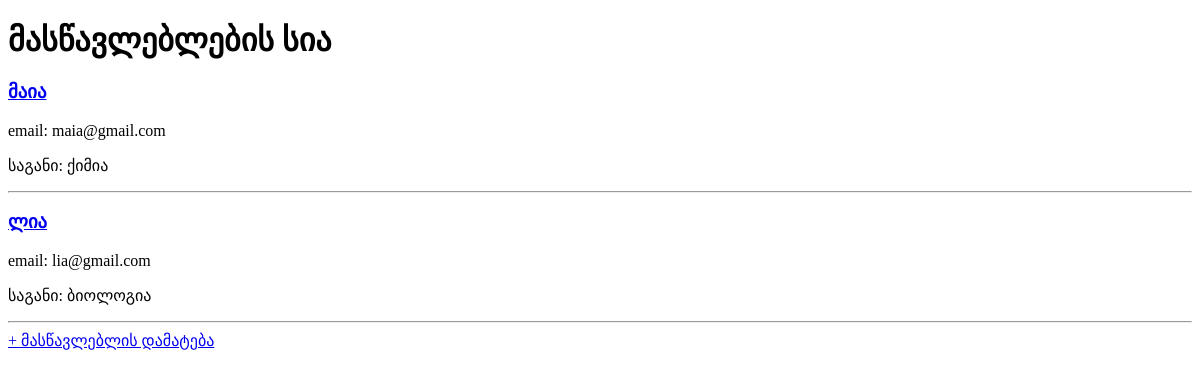
The app's page /teachers/, older data.
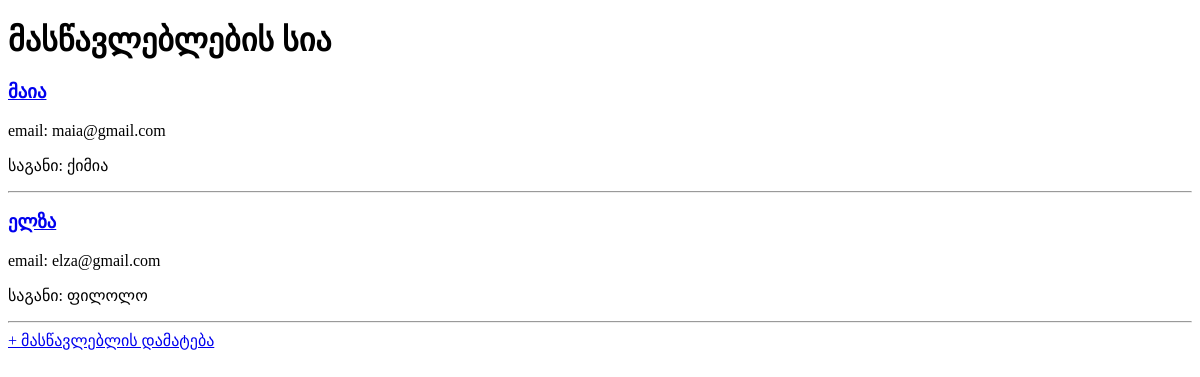
The same page, newer data.
### teachers/models.py (models this page shows, shortened)
class Teacher(models.Model):
    name = models.CharField(max_length=100)
    email = models.EmailField(unique=True)
    subject = models.CharField(max_length=100)

### teachers/views.py (the view)
# urls.py: path('', views.teacher_list, name='teacher_list'),
def teacher_list(request):
    teachers = Teacher.objects.all()
    return render(request, 'teachers/teacher_list.html', {'teachers': teachers})

### teachers/templates/teachers/teacher_list.html (shortened to what this page needs)
<!DOCTYPE html>
<html lang="en">
<head>
</head>
<body>
    <h1>მასწავლებლების სია</h1>
    {% for teacher in teachers %}
        <div>
            <h3><a href="/teachers/{{ teacher.pk }}/">{{ teacher.name }}</a></h3>
            <p>email: {{ teacher.email }}</p>
            <p>საგანი: {{ teacher.subject }}</p>
        </div>
        <hr>
    {% endfor %}
    <a href="/teachers/add/">+ მასწავლებლის დამატება</a>
</body>
</html>

Row changes from the older to the newer data that the page shows:
removed Teacher: name "ლია", email "lia@gmail.com", subject "ბიოლოგია"
added Teacher: name "ელზა", email "elza@gmail.com", subject "ფილოლო"
